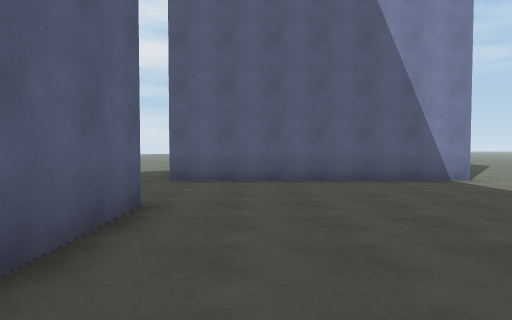
view 1 (above)

24 first-person views from a walk through a 3-D level made in the Unity game engine. The camera is 1.4 m above the floor, tilts 2° down and sees 75° across. The floor is counted in squares, 2 m on a side. Each view is taken from the middle of a square. On the plan, view 1 faces up. The plan holds only what a view shows up to about 10 squares ahead; the rest is blank. The place goes on beyond the plan. The player character is not drawn.

view 2
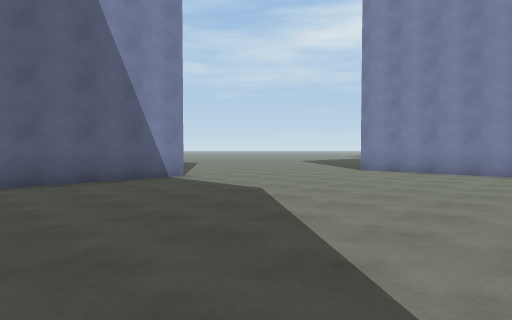

view 3
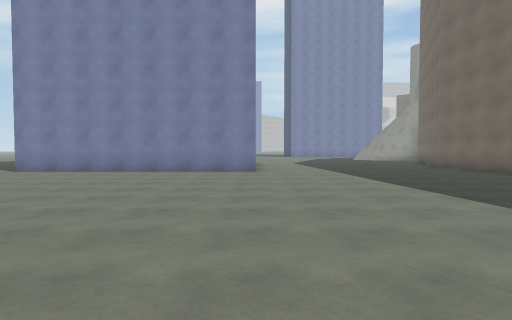

view 4
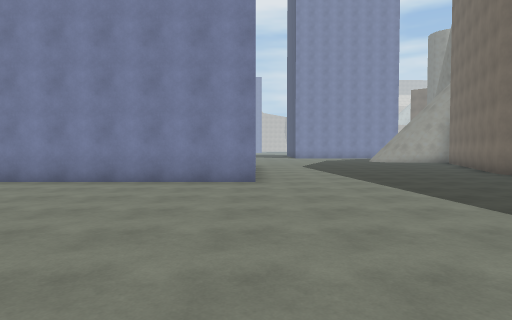

view 5
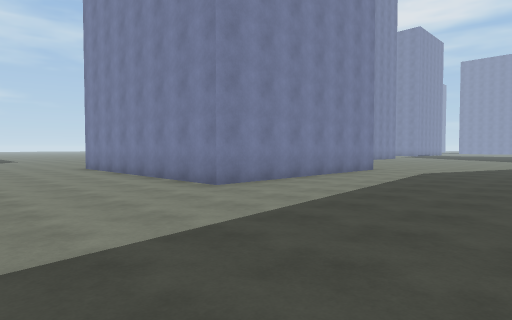

view 6
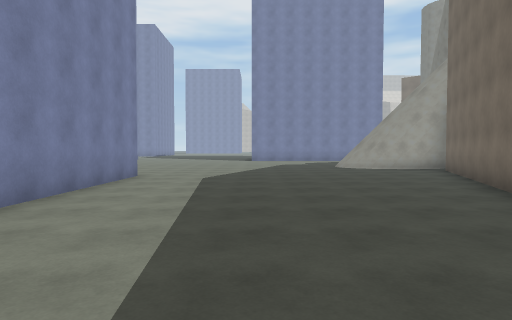

view 7
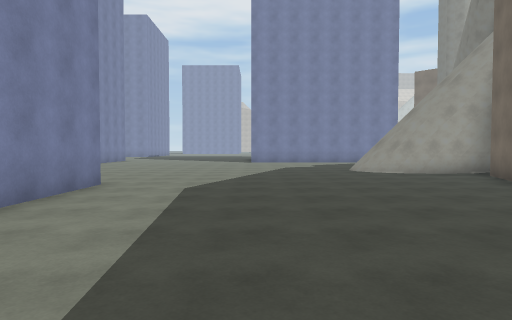

view 8
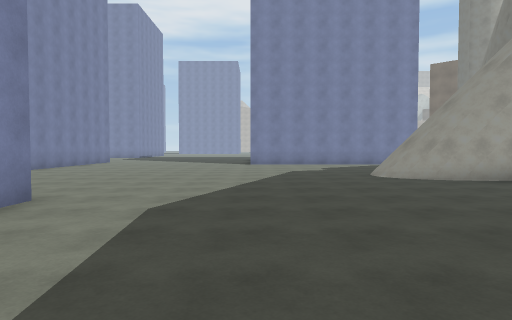

view 9
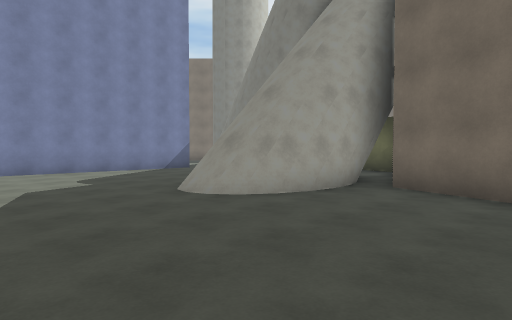

view 10
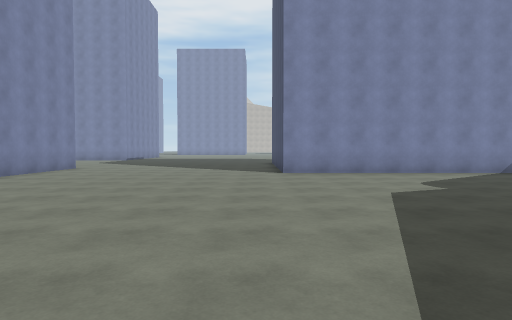

view 11
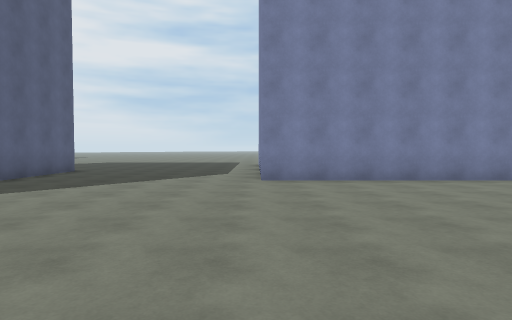

view 12
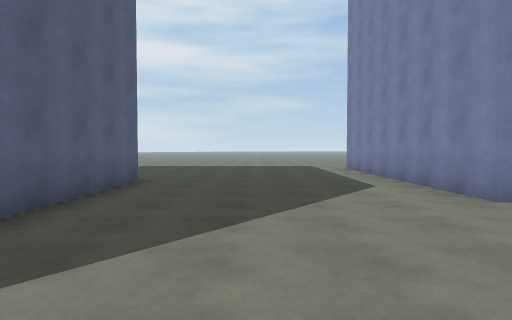

view 13
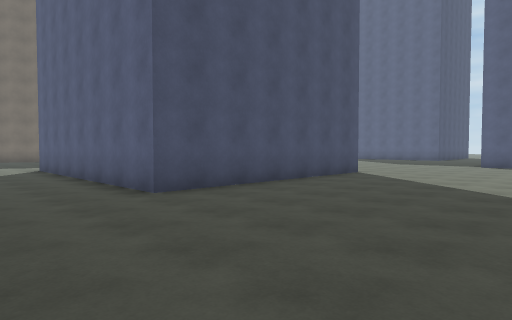

view 14
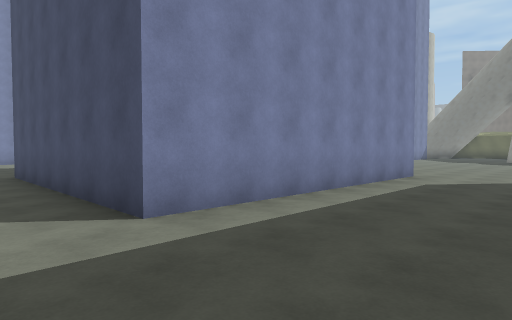

view 15
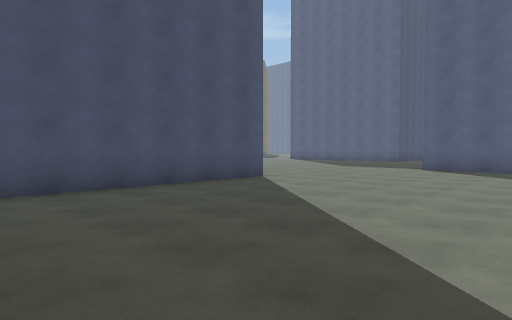

view 16
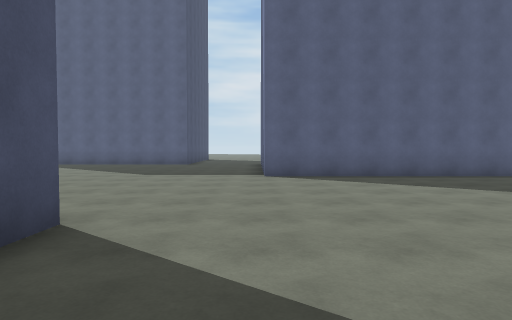

view 17
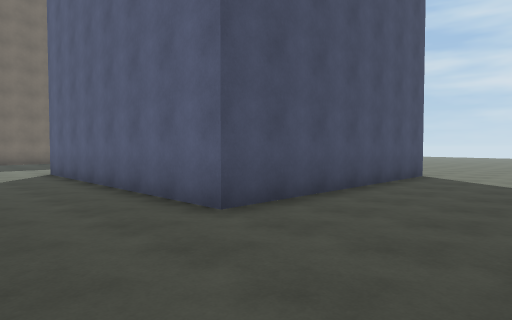

view 18
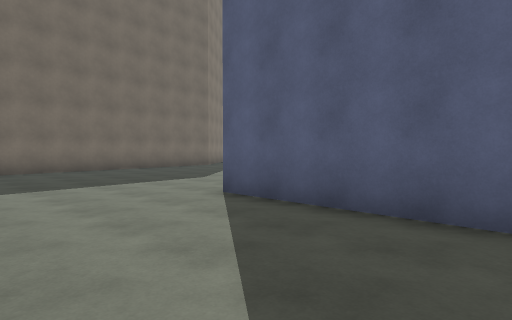

view 19
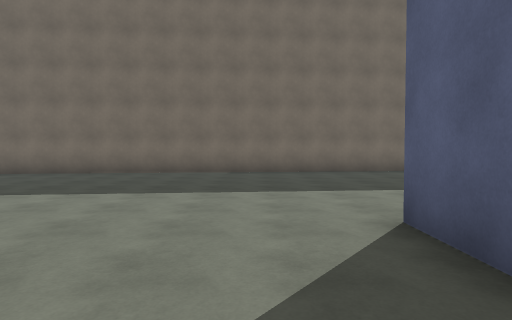

view 20
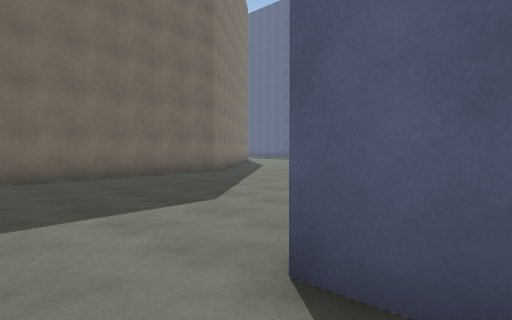

view 21
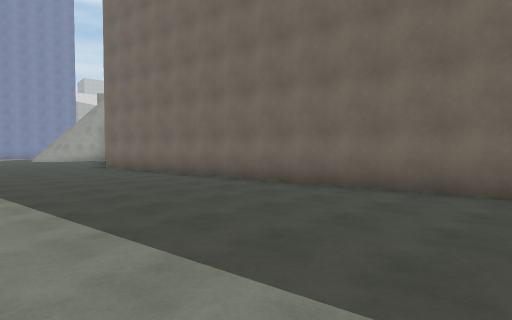

view 22
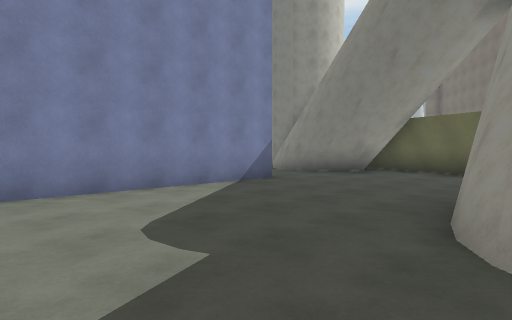

view 23
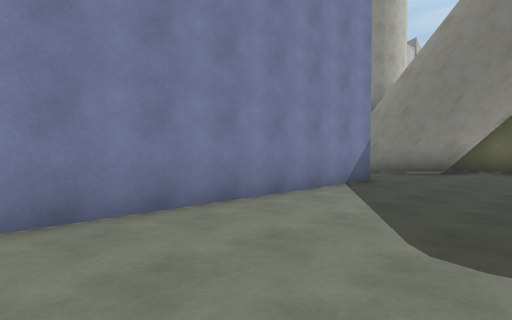

view 24
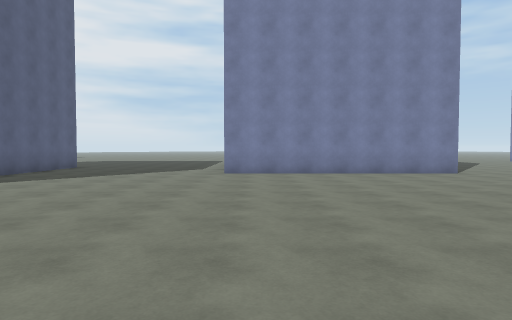

### Floor plan
Points are (right, up) in squares from view 1. A wall is a line through its corners. A room is listed if a view was taken in it or the views show most of it. See-through windows are left out.
Room 1 (views 1, 2, 3, 4, 5, 6, 7, 8, 9, 10, 11, 12, 13, 14, 15, 16, 17, 18, 19, 20, 21, 22, 23, 24)
walls: (11.6, -8.6) (12.1, -8.6) (18.6, -11); (16.5, -2) (9.9, -2) (9.9, 5.2) (16.5, 5.2) (16.5, -1.6); (19.3, -9.5) (19.9, -8.6); (19.4, -9.8) (19.7, -9.3); (19.3, -11.7) (19.1, -10.2) (19.5, -9.1); (19.5, -12.1) (19.1, -10.9) (19.3, -9.8); (21.2, -9) (21.8, -9.8); (21.3, -8.5) (21.7, -9.1); (21.7, -9.4) (22, -10.3); (19.7, -14) (20.8, -14.4); (19.8, -14.3) (20.6, -14.6); (24, -15.5) (25.1, -15.9); (26.4, -12) (26.4, -4.8) (26.9, -4.8); (25.3, -14.6) (25.9, -14.2); (25.7, -14.5) (26.7, -14.2) (27.6, -14.4); (25.6, -14.9) (26.2, -14.5); (26.2, -14.3) (27.4, -14.3); (-5.6, -10.4) (10.1, -8.8); (27.5, 2.3) (22.1, 2.3) (22.1, 9.5) (27.5, 9.5); (4.6, 11.5) (4.6, 7.2) (-1.9, 7.2); (-5.5, 4) (-1.4, 4) (-1.4, -3.2)
low walls: (19.6, -8.8) (20, -8.5); (25.9, -14.9) (26.4, -14.5); (26.2, -14.5) (26.8, -14.3)

Positions as (right, up) in squares from view 1, and headings:
1: (0, 0), facing up
2: (0, 0), facing up-right
3: (0, -2), facing right
4: (3, -2), facing right
5: (6, -7), facing up-right
6: (8, -5), facing right
7: (10, -5), facing right
8: (12, -5), facing right
9: (16, -5), facing down-right
10: (17, -4), facing right
11: (22, -5), facing up
12: (19, -2), facing up
13: (19, 10), facing down-left
14: (19, 11), facing down-right
15: (16, 11), facing down-left
16: (13, 7), facing left
17: (1, 7), facing down-left
18: (2, 1), facing down-left
19: (0, 0), facing down
20: (0, -2), facing down-left
21: (0, -4), facing down-right
22: (21, -6), facing down-right
23: (23, -5), facing down-right
24: (23, -7), facing up
